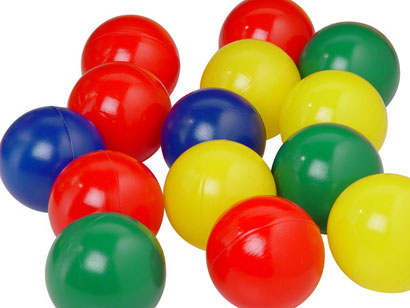
#> input picture images/Bolinhas_1.jpg, 410 x 308 px
$ python rotate.py --image images/Bolinhas_1.jpg
#> lines starting #> are read from the running program, lines starting #| are printed output that depends on the picture
import numpy as np
import argparse
import imutils
import cv2

ap = argparse.ArgumentParser()
ap.add_argument("-i", "--image", required=True, help="Path to the image")
args = vars(ap.parse_args())

image = cv2.imread(args["image"])
#> image is the input picture: shape (308, 410, 3); mean B, G, R 105.1, 147.5, 183.7
cv2.imshow("Original", image)

# import bpdb; bpdb.set_trace() -- para depurar com Bpython

(h, w) = image.shape[:2]
#> h = 308; w = 410
center = (w / 2, h / 2)
#> center = (205, 154)
# o ultimo argumento e a escala de tamanho da imagem
M = cv2.getRotationMatrix2D(center, 45, 1.0)
rotated = cv2.warpAffine(image, M, (w, h))
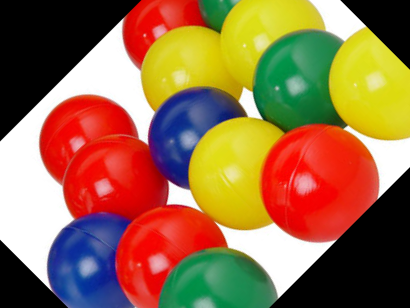
#> rotated: shape (308, 410, 3); mean B, G, R 71.7, 108.3, 149.3
cv2.imshow("Rotated by 45 Degrees", rotated)
cv2.waitKey(0)

M = cv2.getRotationMatrix2D(center, -90, 1.0)
rotated = cv2.warpAffine(image, M, (w, h))
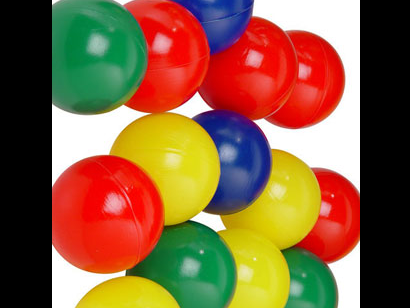
#> rotated: shape (308, 410, 3); mean B, G, R 62.4, 95.9, 134.6
cv2.imshow("Rotated by -90 Degrees", rotated)
cv2.waitKey(0)

rotated = imutils.rotate(image, 75)
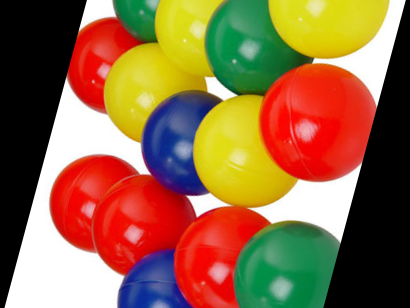
#> rotated: shape (308, 410, 3); mean B, G, R 68.5, 104.4, 144.6
cv2.imshow("Rotated by 75 Degrees", rotated)
cv2.waitKey(0)

$ run again, on images/oi.jpg
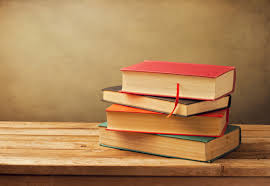
#> input picture images/oi.jpg, 270 x 186 px
#> image is the input picture: shape (186, 270, 3); mean B, G, R 85.9, 130.7, 173.2
#> `rotated = cv2.warpAffine(image, M, (w, h))`:
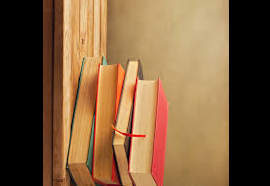
#> rotated: shape (186, 270, 3); mean B, G, R 61.8, 93.9, 125.2
#> `rotated = imutils.rotate(image, 75)`:
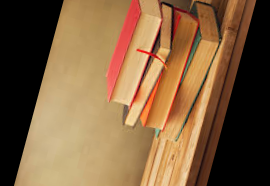
#> rotated: shape (186, 270, 3); mean B, G, R 63.9, 96.8, 128.7

$ run again, on images/bola-verde.jpeg
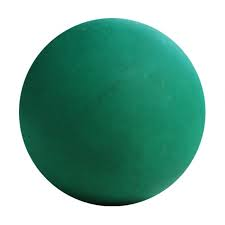
#> input picture images/bola-verde.jpeg, 225 x 225 px
#> image is the input picture: shape (225, 225, 3); mean B, G, R 161.6, 175.9, 127.8
#> `rotated = cv2.warpAffine(image, M, (w, h))`:
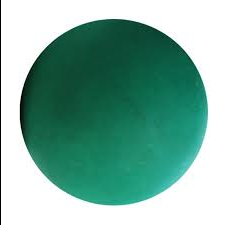
#> rotated: shape (225, 225, 3); mean B, G, R 160.5, 174.7, 126.7
#> `rotated = imutils.rotate(image, 75)`:
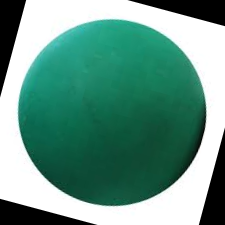
#> rotated: shape (225, 225, 3); mean B, G, R 135.8, 150.1, 102

$ run again, on images/bolas.png
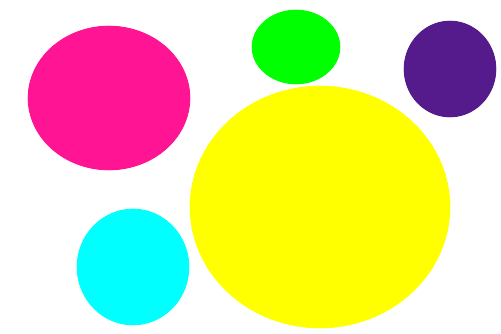
#> input picture images/bolas.png, 501 x 334 px
#> image is the input picture: shape (334, 501, 3); mean B, G, R 154.6, 219.4, 224.2
#> `rotated = cv2.warpAffine(image, M, (w, h))`:
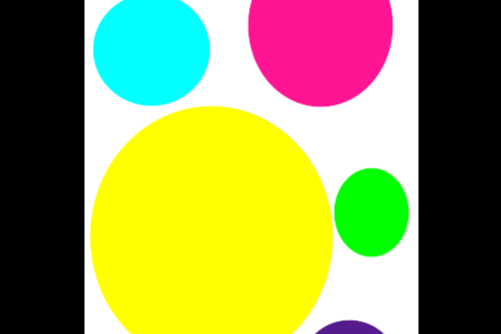
#> rotated: shape (334, 501, 3); mean B, G, R 83.1, 151, 146.1
#> `rotated = imutils.rotate(image, 75)`:
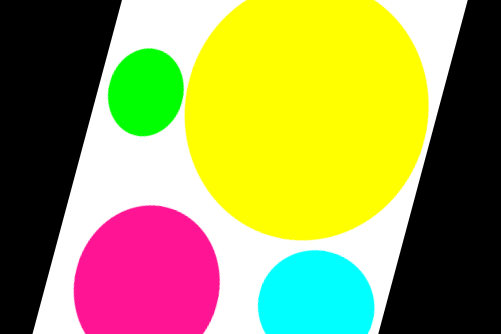
#> rotated: shape (334, 501, 3); mean B, G, R 84.7, 153.8, 155.6
